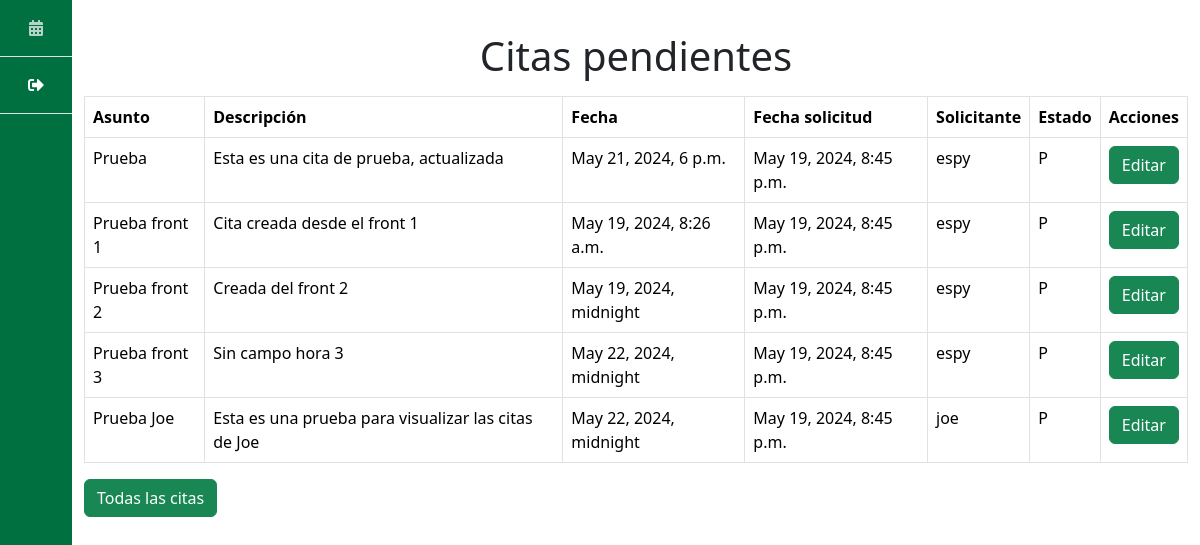
/citas_pendientes/ (signed in), run on an earlier commit of the app's database.
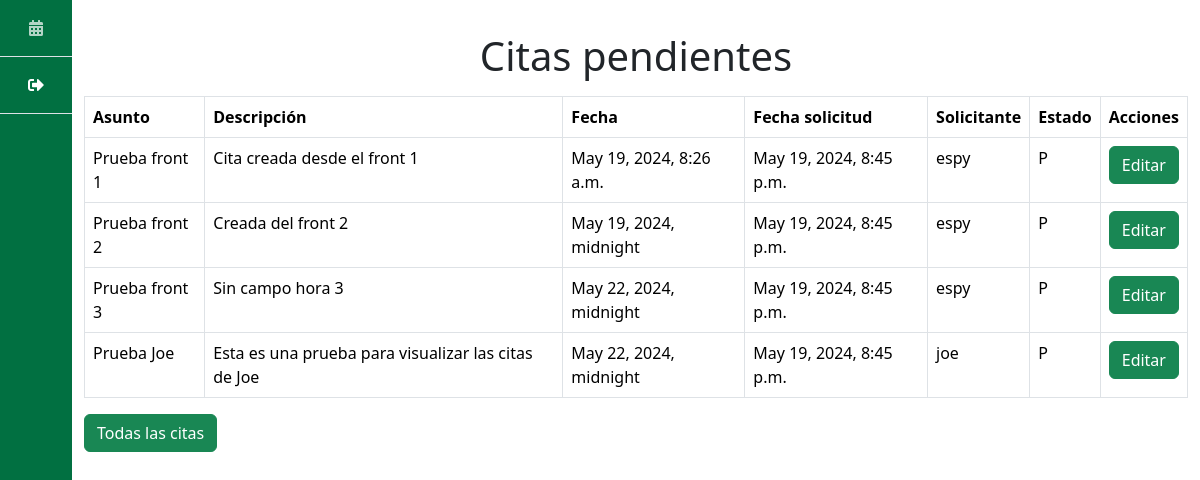
And on a later commit of the database.
### paginas/models.py (models this page shows, shortened)
class Cita(models.Model):
    PENDIENTE = 'P'
    CONFIRMADA = 'C'
    CANCELADA = 'X'
    ESTADOS_CITA = [
        (PENDIENTE, 'Pendiente'),
        (CONFIRMADA, 'Confirmada'),
        (CANCELADA, 'Cancelada'),
    ]
    titulo = models.CharField(max_length=100)
    motivo = models.TextField(max_length=100)
    fecha = models.DateTimeField()
    user = models.ForeignKey(User, on_delete=models.CASCADE)
    estado = models.CharField(
        max_length=1,
        choices=ESTADOS_CITA,
        default=PENDIENTE,
    )
    solicitada = models.DateTimeField(auto_now_add=True)

### paginas/views.py (the view)
# urls.py: path('citas_pendientes/', views.citas_pendientes, name = 'citas_pendientes')
def citas_pendientes(request):
    if request.user.username == 'espy':
        citas = Cita.objects.filter(estado='P').order_by('solicitada')
    else:
        citas = Cita.objects.filter(
            estado='P', user=request.user).order_by('solicitada')
    return render(request, 'citas_pendientes.html', {
        'citas': citas})

### paginas/templates/citas_pendientes.html
{% extends 'base.html' %} {% block content %}
<h1 class="text-center mt-3 mb-3">Citas pendientes</h1>
<table class="table table-bordered">
    <thead>
        <tr>
            <th scope="col">Asunto</th>
            <th scope="col">Descripción</th>
            <th scope="col">Fecha</th>
            <th scope="col">Fecha solicitud</th>
            <th scope="col">Solicitante</th>
            <th scope="col">Estado</th>
            <th scope="col">Acciones</th>
        </tr>
    </thead>
    <tbody>
        {% for cita in citas %}
        <tr>
            <td>{{ cita.titulo }}</td>
            <td>{{ cita.motivo }}</td>
            <td>{{ cita.fecha }}</td>
            <td>{{ cita.solicitada }}</td>
            <td>{{ cita.user }}</td>
            <td>{{ cita.estado }}</td>
            <td>
                {% if user.username == 'espy' %}
                    <a href="/citas/{{ cita.id }}" class="btn btn-success"
                        >Editar
                    </a>
                {% else %}
                    # Opcion editar de usuario normal
                {% endif %}
            </td>
            {% endfor %}
        </tr>
    </tbody>
</table>
<a href="/citas" class="btn btn-success">Todas las citas</a>
{% endblock %}

### paginas/templates/base.html (shortened to what this page needs)
<!DOCTYPE html>
<html lang="es">
    <head>
        {% load static %}
        <link
            href="https://cdn.jsdelivr.net/npm/bootstrap@5.3.3/dist/css/bootstrap.min.css"
            rel="stylesheet"
        />
        <link
            rel="stylesheet"
            href="https://cdnjs.cloudflare.com/ajax/libs/font-awesome/5.15.3/css/all.min.css"
        />
        <link rel="stylesheet" href="{% static 'css/styles.css' %}" />
    </head>
    <body>
        <div class="d-flex">
            <div
                class="d-flex flex-column flex-shrink-0 h-100"
                style="
                    width: 4.5rem;
                    background-color: #017041;
                    min-height: 100vh;
                "
            >
                <ul
                    class="nav nav-pills nav-flush flex-column mb-auto text-center"
                >
                    {% if user.is_authenticated %}
                    <li>
                        <a
                            href="/citas"
                            class="nav-link {% if request.path == '/citas/' %}active{% endif %} py-3 border-bottom rounded-0"
                            data-bs-toggle="tooltip"
                            data-bs-placement="right"
                            aria-label="Citas"
                            data-bs-original-title="Citas"
                        >
                            <i class="fas fa-calendar-alt"></i>
                        </a>
                    </li>
                    <li>
                        <a
                            href="/logout"
                            class="nav-link py-3 border-bottom rounded-0"
                            data-bs-toggle="tooltip"
                            data-bs-placement="right"
                            aria-label="Cerrar sesión"
                            data-bs-original-title="Cerrar sesión"
                        >
                            <i class="fas fa-sign-out-alt"></i>
                        </a>
                    </li>
                    {% endif %}
                </ul>
            </div>
            <div class="container mt-3">{% block content %} {% endblock %}</div>
        </div>
    </body>
</html>

### paginas/static/css/styles.css (style rules this page uses)
:root { --bs-primary: #017041; --bs-secondary: #f1a730; }
.nav-link { color: white !important; }

What changed in the data, as far as the page shows it:
no longer on this page (row edited): Cita: titulo "Prueba", motivo "Esta es una cita de prueba, actualizada", fecha "May 21, 2024, 6 p.m.", solicitada "May 19, 2024, 8:45 p.m.", user "espy", estado "P"
